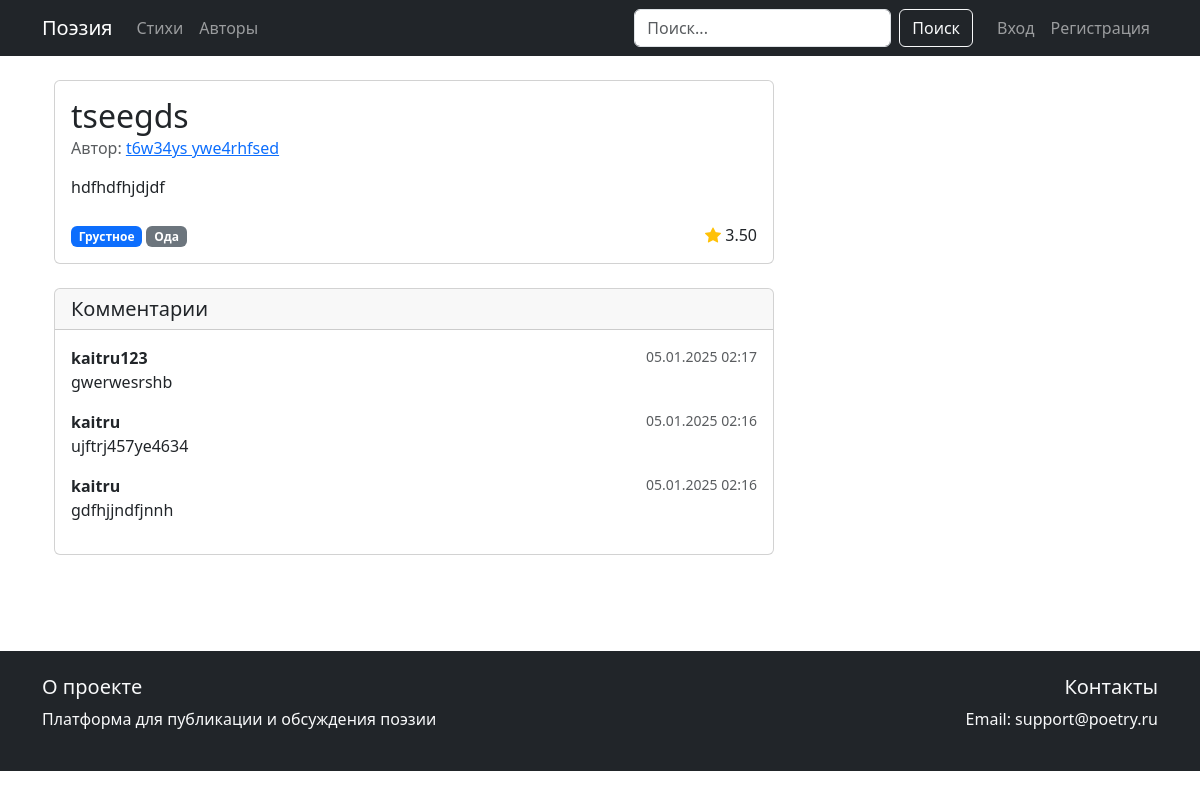
The app's page /poem/4/ with its own data.
### poetry/models.py (models this page shows, shortened)
class Poem(models.Model):
    title = models.CharField(max_length=200)
    content = models.TextField()
    author = models.ForeignKey(CustomUser, on_delete=models.CASCADE, related_name='poems')
    genres = models.ManyToManyField(Genre)
    mood = models.ForeignKey(Mood, on_delete=models.SET_NULL, null=True)
    created_at = models.DateTimeField(auto_now_add=True)
    user_rating = models.DecimalField(max_digits=3, decimal_places=2, default=0)
    critic_rating = models.DecimalField(max_digits=3, decimal_places=1, default=0)
    class Meta:
        ordering = ['-created_at']

class CustomUser(AbstractUser):
    READER = 'reader'
    AUTHOR = 'author'
    CRITIC = 'critic'
    ADMIN = 'admin'
    ROLE_CHOICES = [
        (READER, 'Читатель'),
        (AUTHOR, 'Автор'),
        (CRITIC, 'Критик'),
        (ADMIN, 'Администратор'),
    ]
    role = models.CharField(max_length=20, choices=ROLE_CHOICES, default=READER)
    phone_number = models.CharField(max_length=15, blank=True, null=True)
    avatar = models.ImageField(upload_to='avatars/', blank=True, null=True)
    user_rating = models.DecimalField(max_digits=3, decimal_places=2, default=0)
    critic_rating = models.DecimalField(max_digits=3, decimal_places=1, default=0)
    critic_requested = models.BooleanField(default=False)

class Mood(models.Model):
    name = models.CharField(max_length=50, unique=True)
    def __str__(self):
        return self.name

class Genre(models.Model):
    name = models.CharField(max_length=50, unique=True)
    def __str__(self):
        return self.name

class Comment(models.Model):
    user = models.ForeignKey(CustomUser, on_delete=models.CASCADE)
    poem = models.ForeignKey(Poem, on_delete=models.CASCADE)
    content = models.TextField()
    parent = models.ForeignKey('self', on_delete=models.CASCADE, null=True, blank=True)
    created_at = models.DateTimeField(auto_now_add=True)
    class Meta:
        ordering = ['created_at']

### poetry/views.py (the view, shortened to what this page needs)
# urls.py: path('poem/<int:poem_id>/', views.poem_detail, name='poem_detail'),
def poem_detail(request, poem_id):
    poem = get_object_or_404(Poem, pk=poem_id)
    comments = Comment.objects.filter(poem=poem, parent=None).order_by('-created_at')
    critic_comments = CriticComment.objects.filter(poem=poem).order_by('-created_at')
    user_rating = None
    critic_rating = None
    return render(request, 'poetry/poem_detail.html', {
        'poem': poem,
        'comments': comments,
        'critic_comments': critic_comments,
        'comment_form': CommentForm(),
        'critic_comment_form': CriticCommentForm() if request.user.is_authenticated and hasattr(request.user, 'role') and request.user.role == 'critic' else None,
        'user_rating': user_rating,
        'critic_rating': critic_rating
    })

### poetry/forms.py
class CommentForm(forms.ModelForm):
    class Meta:
        model = Comment
        fields = ('content',)

### templates/poetry/poem_detail.html (shortened to what this page needs)
{% extends 'base.html' %}
{% block content %}
<div class="container">
    <div class="row">
        <div class="col-md-8">
            <div class="card mb-4">
                <div class="card-body">
                    <h2 class="card-title">{{ poem.title }}</h2>
                    <h6 class="card-subtitle mb-3 text-muted">
                        Автор: <a href="{% url 'author_detail' poem.author.id %}">{{ poem.author.get_full_name }}</a>
                    </h6>
                    <div class="poem-content mb-4" style="white-space: pre-line;">{{ poem.content }}</div>
                    <div class="d-flex justify-content-between align-items-center">
                        <div>
                            <span class="badge bg-primary">{{ poem.mood }}</span>
                            {% for genre in poem.genres.all %}
                                <span class="badge bg-secondary">{{ genre }}</span>
                            {% endfor %}
                        </div>
                        <div>
                            <i class="bi bi-star-fill text-warning"></i> {{ poem.user_rating|floatformat:2 }}
                        </div>
                    </div>
                </div>
            </div>
            <div class="card mb-4">
                <div class="card-header">
                    <h5 class="mb-0">Комментарии</h5>
                </div>
                <div class="card-body">
                    {% for comment in comments %}
                        <div class="mb-3">
                            <div class="d-flex justify-content-between">
                                <strong>{{ comment.user.username }}</strong>
                                <small class="text-muted">{{ comment.created_at|date:"d.m.Y H:i" }}</small>
                            </div>
                            <p class="mb-0">{{ comment.content }}</p>
                        </div>
                    {% empty %}
                        <p>Пока нет комментариев.</p>
                    {% endfor %}
                </div>
            </div>
        </div>
    </div>
</div>
{% endblock %}

### records on screen
Poem: title "tseegds", author.get_full_name "t6w34ys ywe4rhfsed", content "hdfhdfhjdjdf", mood "Грустное", user_rating "3.50"
Genre: name "Ода"
Comment: user.username "kaitru123", created_at "05.01.2025 02:17", content "gwerwesrshb"
Comment: user.username "kaitru", created_at "05.01.2025 02:16", content "ujftrj457ye4634"
Comment: user.username "kaitru", created_at "05.01.2025 02:16", content "gdfhjjndfjnnh"
